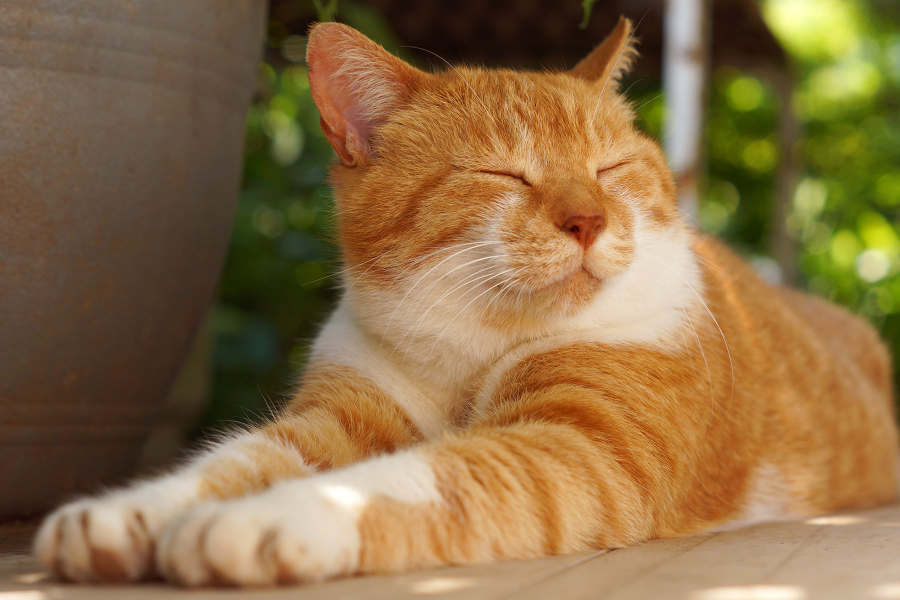
#> input picture p/1.jpg, 1800 x 1200 px (shown at 1/2 size)
$ python basic_functions.py
#> lines starting #> are read from the running program, lines starting #| are printed output that depends on the picture; after the words box and inside, x2 and y2 are one past the last pixel; in counts of white or black regions, pixels touching at a corner belong together
import cv2 as cv
import numpy as np

##################read image
img = cv.imread('p/1.jpg')
#> img is the input picture: shape (1200, 1800, 3); mean B, G, R 69.4, 110.1, 139.3
cv.imshow('cat',img)
cv.waitKey(0)

##################grey
grey = cv.cvtColor(img,cv.COLOR_BGR2GRAY)
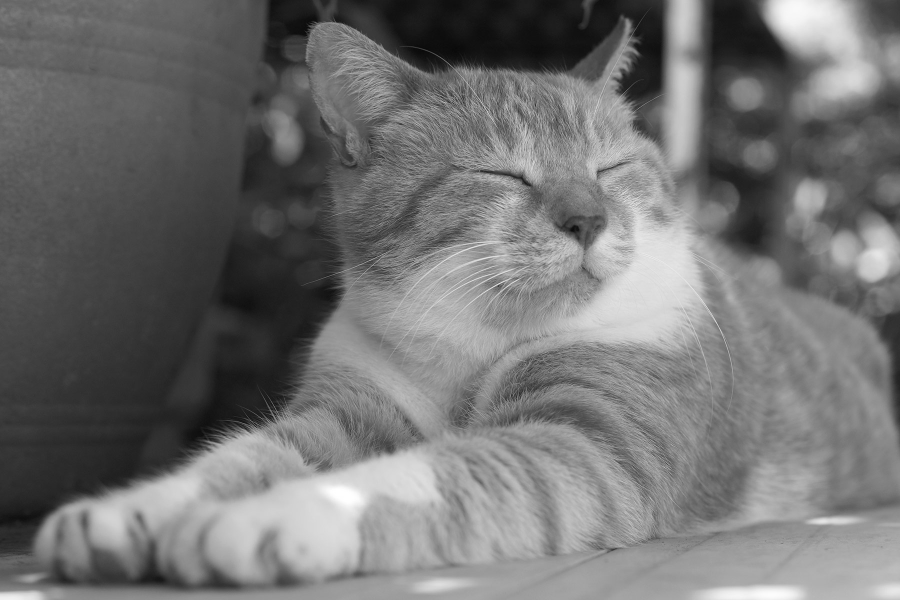
#> grey: shape (1200, 1800) (shown at 1/2 size); min 4, max 255, mean 114.2
cv.imshow('grey_cat',grey)
cv.waitKey(0)

##################resized
resized = cv.resize(img,(500,500),interpolation=cv.INTER_AREA)
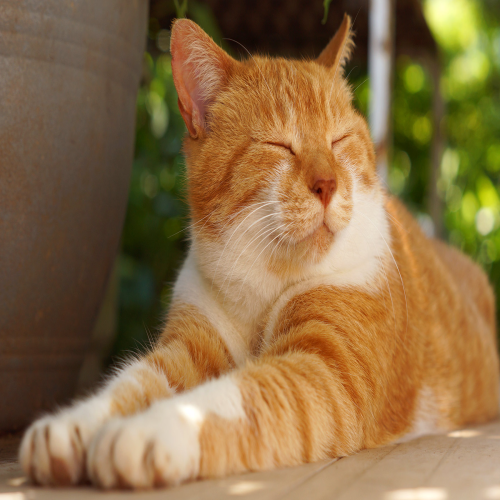
#> resized: shape (500, 500, 3); mean B, G, R 69.4, 110.1, 139.3
cv.imshow('resized',resized)
cv.waitKey(0)

###################crop
crop = resized[0:300,0:400]
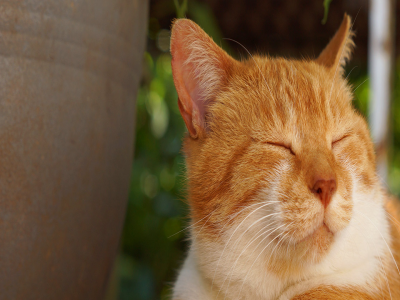
#> crop: shape (300, 400, 3); mean B, G, R 64.4, 95.8, 123.3
cv.imshow('croped',crop)
cv.waitKey(0)

###################Edge detection
edges = cv.Canny(resized,125,175)
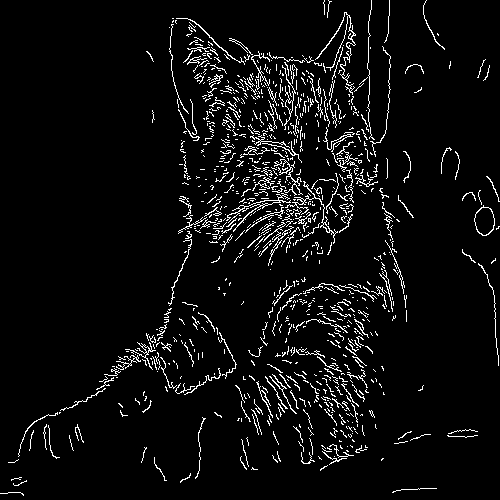
#> edges: shape (500, 500); 5.3% white in thin lines or dots
cv.imshow('edges',edges)
cv.waitKey(0)

####################blur
blur = cv.GaussianBlur(resized,(7,7),cv.BORDER_DEFAULT)
cv.imshow('blured',blur)
cv.waitKey(0)

###################dilate
dilate = cv.dilate(edges,(7,7),iterations=3)
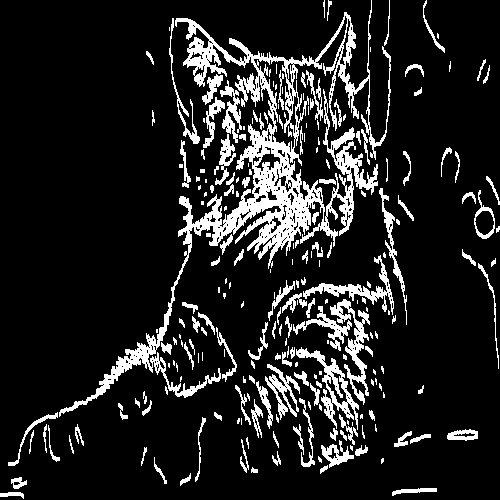
#> dilate: shape (500, 500); 13.2% white; 231 white regions (96 under 20 px), largest, box (x1, y1, x2, y2) and area: (59, 0, 391, 417) 15783, (296, 347, 359, 430) 1190, (330, 299, 370, 405) 1161
cv.imshow('dilated',dilate)
cv.waitKey(0)

###################erode
erode = cv.erode(dilate,(7,7),iterations=3)
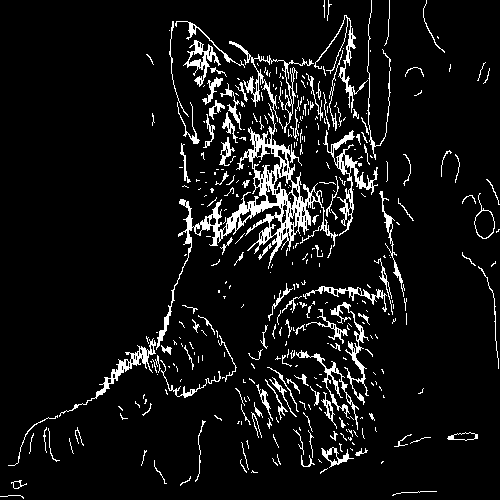
#> erode: shape (500, 500); 7.5% white in thin lines or dots
cv.imshow('eroded',erode)
cv.waitKey(0)

$ run again, with p/2.jpg copied over p/1.jpg
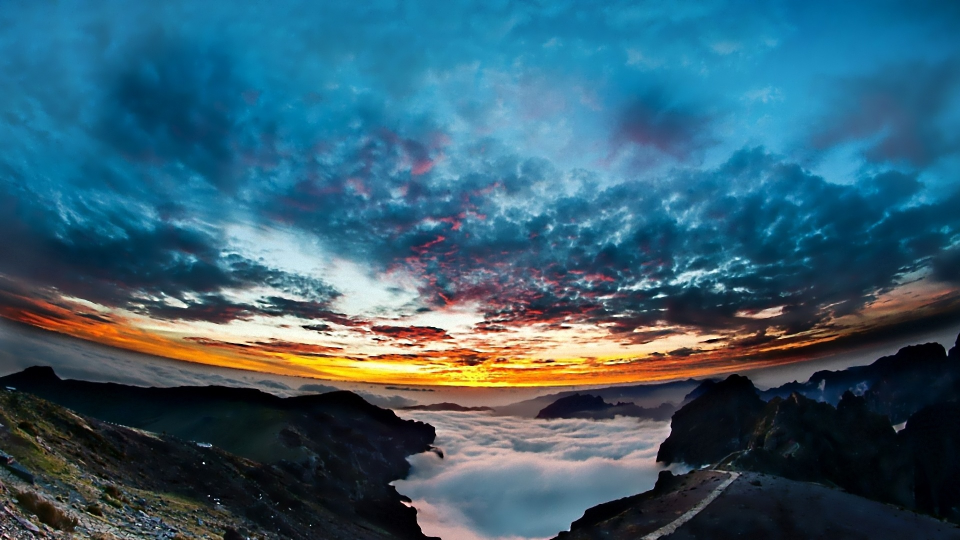
#> input picture p/2.jpg, 1920 x 1080 px (shown at 1/2 size)
#> img is the input picture: shape (1080, 1920, 3); mean B, G, R 112, 94.4, 56
#> `edges = cv.Canny(resized,125,175)`:
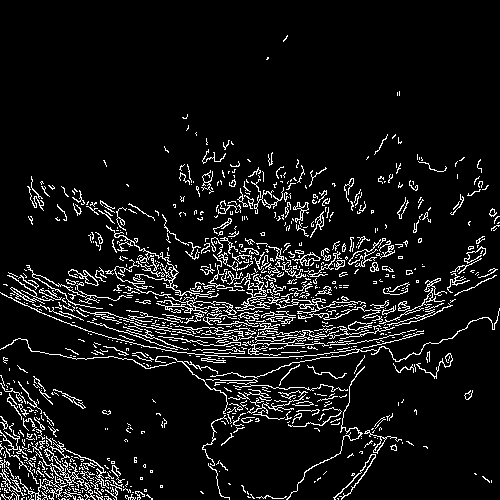
#> edges: shape (500, 500); 8% white in thin lines or dots
#> dilate: shape (500, 500); 21.2% white; 162 white regions (64 under 20 px), largest, box (x1, y1, x2, y2) and area: (0, 165, 500, 500) 37021, (0, 375, 153, 500) 6327, (333, 413, 403, 500) 971
#> `erode = cv.erode(dilate,(7,7),iterations=3)`:
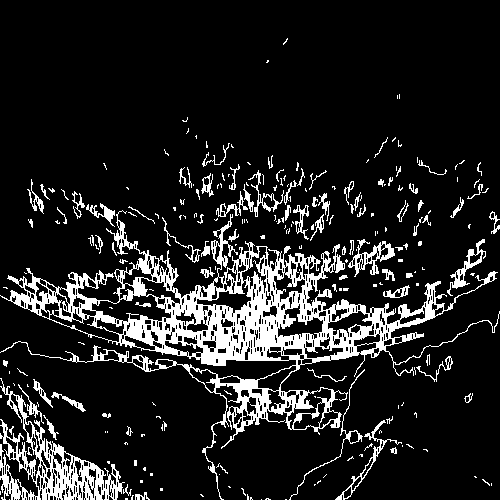
#> erode: shape (500, 500); 13.2% white; 237 white regions (157 under 20 px), largest, box (x1, y1, x2, y2) and area: (0, 210, 500, 500) 21284, (0, 378, 125, 500) 3944, (348, 239, 395, 277) 555

$ run again, with p/4.jpg copied over p/1.jpg
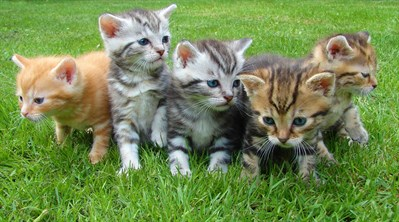
#> input picture p/4.jpg, 399 x 222 px
#> img is the input picture: shape (222, 399, 3); mean B, G, R 82.3, 139.3, 116.2
#> `edges = cv.Canny(resized,125,175)`:
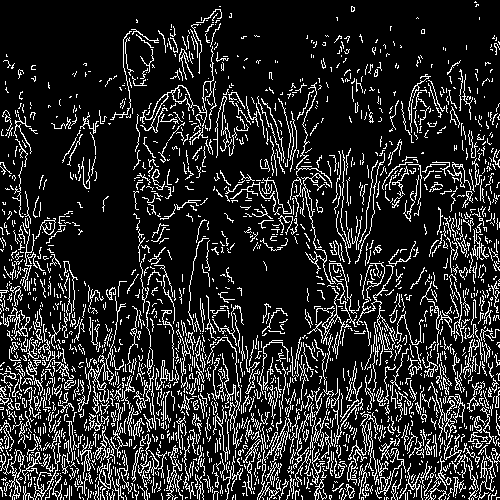
#> edges: shape (500, 500); 15.8% white in thin lines or dots
#> dilate: shape (500, 500); 33% white; 381 white regions (177 under 20 px), largest, box (x1, y1, x2, y2) and area: (0, 82, 500, 500) 57155, (140, 6, 222, 175) 3009, (351, 143, 475, 267) 2211
#> `erode = cv.erode(dilate,(7,7),iterations=3)`:
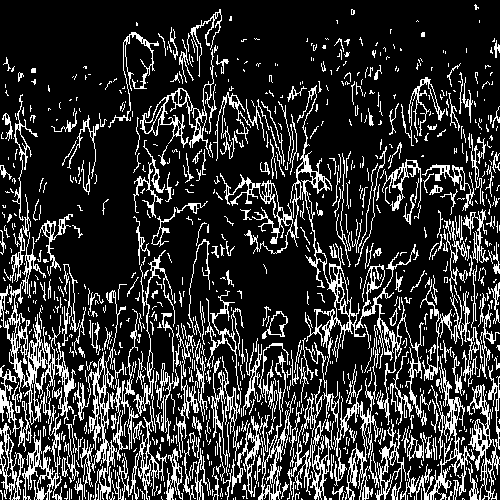
#> erode: shape (500, 500); 20.1% white in thin lines or dots
